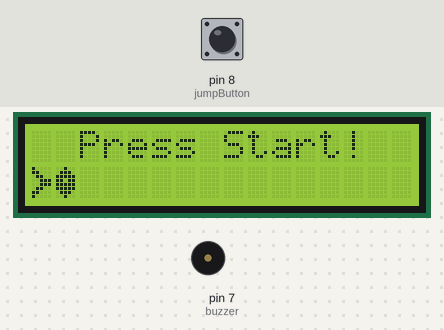
A sketch run on a simulated Arduino Uno, built with avr-gcc and run on an emulated ATmega328P. Shown: 16×2 character LCD, buzzer (waves = sounding). The test bench sets the inputs (shaded band); at power-on: pin 8 (jumpButton) HIGH. Random numbers use the default seed unless the sketch sets one.

Above: at 1.2 s.
1.3 s: pin 8 (jumpButton) pulled LOW for 0.15 s
At 1.68 s:
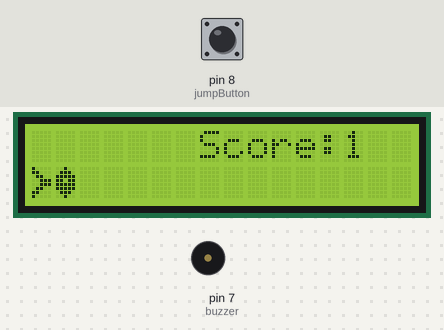
3.5 s: pin 8 (jumpButton) pulled LOW for 1 s
At 4.44 s:
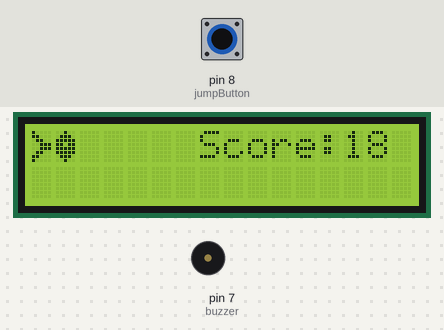
6.0 s: pin 8 (jumpButton) pulled LOW for 0.15 s
At 7.85 s:
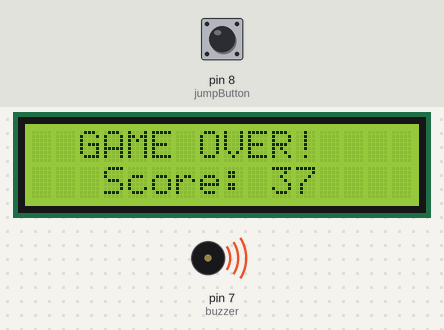
8.0 s: pin 8 (jumpButton) pulled LOW for 3.2 s
At 12.05 s:
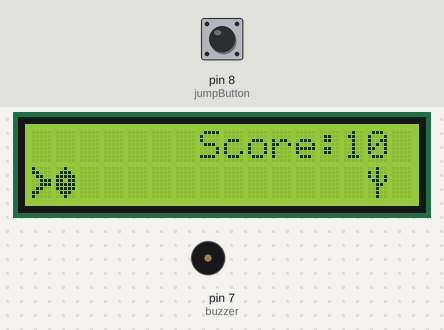
13.7 s: pin 8 (jumpButton) pulled LOW for 0.15 s
At 14.07 s:
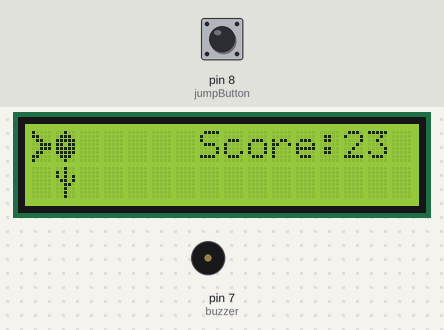
Timing chart, 0 to 18.8 s (numbered marks = the images above; inputs shaded):
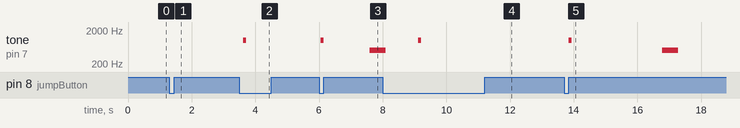

Measured:
- after the input at 1.3 s, the display: changes after 0.31 s (image 1)
- after the input at 3.5 s, tone on pin 7 (buzzer): silent → 1000 Hz after 0.12 s, → silent 0.10 s later

The sketch:

fishGame_copy_20260926223415.ino
```cpp
#include <LiquidCrystal.h>

// ======================================================
// LCD
// ======================================================
// RS -> 12
// E  -> 11
// D4 -> 5
// D5 -> 4
// D6 -> 3
// D7 -> 2

LiquidCrystal lcd(12, 11, 5, 4, 3, 2);

// GAME

int score = 0;
bool allow_jump = false;

// Prevent seaweed from spawning too close together
int obstacleCooldown = 0;


// ======================================================
// PINS
// ======================================================

// Button connects between pin 8 and GND
const int jumpButton = 8;

// Buzzer
const int buzzer = 7;


// ======================================================
// CUSTOM CHARACTERS
// ======================================================

// Character 0
// LEFT side of fish:
byte fish_tail[8] = {
  B10000,
  B11000,
  B01100,
  B00111,
  B00111,
  B01100,
  B11000,
  B10000
};


// Character 1
// RIGHT side of fish:
byte fish_body[8] = {
  B00100,
  B01110,
  B11111,
  B11011,
  B11111,
  B11111,
  B01110,
  B00100
};


// Character 2
// Small seaweed
byte seaweed_small[8] = {
  B00100,
  B10100,
  B10101,
  B01101,
  B00110,
  B00100,
  B00100,
  B00100
};


// Character 3
// Large seaweed
byte seaweed_big[8] = {
  B10100,
  B10101,
  B01101,
  B00110,
  B10100,
  B11101,
  B01110,
  B00100
};

// GAME WORLD

// 32 characters:
// 0-15  = top row
// 16-31 = bottom row
//
// Fish begins on bottom row.
//
// Character:
// 0 = fish tail
// 1 = fish body
// 2 = small seaweed
// 3 = big seaweed
// 32 = blank

char world[] = {

  // TOP ROW
  32, 32, 32, 32,
  32, 32, 32, 83,
  99, 111, 114, 101,
  58, 32, 32, 32,

  // BOTTOM ROW
  0, 1, 32, 32,
  32, 32, 32, 32,
  32, 32, 32, 32,
  32, 32, 32, 32
};


// ======================================================
// BUTTON
// ======================================================

bool get_button() {
  return digitalRead(jumpButton);
}


// ======================================================
// SCROLL WORLD
// ======================================================

uint8_t scroll_world() {

  // GAME SPEED
  delay(150);


  // --------------------------------------------------
  // CREATE NEW SEAWEED
  // --------------------------------------------------

  // If we're in the cooldown period, force an empty
  // space so seaweed cannot appear right next to
  // another piece of seaweed.

  if (obstacleCooldown > 0) {

    world[31] = 32;

    obstacleCooldown--;
  }

  else {

    // Same general random obstacle idea as original
    char random_object = random(2, 35);

    if (random_object < 4) {

      // 2 = small seaweed
      // 3 = large seaweed

      world[31] = random_object;

      // At least 5 empty spaces before another
      // piece of seaweed can appear
      obstacleCooldown = 5;
    }

    else {

      world[31] = 32;
    }
  }


  // --------------------------------------------------
  // MOVE SEAWEED LEFT
  // --------------------------------------------------

  for (int i = 16; i < 32; i++) {

    // Only move seaweed
    if (world[i] == 2 || world[i] == 3) {

      char prev;

      if (i < 31) {
        prev = world[i + 1];
      }
      else {
        prev = 32;
      }


      // ------------------------------------------------
      // COLLISION
      // ------------------------------------------------

      // Fish occupies TWO blocks:
      //
      // bottom row positions:
      //
      // world[16] = tail
      // world[17] = body/head
      //
      // If seaweed reaches either position while
      // fish is down, game over.

      if (i == 18) {

        if (world[16] == 0 ||
            world[17] == 1) {

          return 1;
        }
      }


      // Scroll seaweed left
      world[i - 1] = world[i];

      world[i] = prev;
    }
  }


  // Keep score area clean
  world[15] = 32;


  return 0;
}


// ======================================================
// UPDATE WORLD
// ======================================================

void update_world() {

  int game_over = scroll_world();


  // ==================================================
  // WIN
  // ==================================================

  if (score == 999) {

    lcd.clear();

    lcd.setCursor(0, 0);
    lcd.print("    YOU WIN!    ");

    lcd.setCursor(0, 1);

    // Fish
    lcd.write(byte(0));
    lcd.write(byte(1));

    lcd.print("   ");

    // Seaweed
    lcd.write(byte(2));
    lcd.write(byte(3));
    lcd.write(byte(2));
    lcd.write(byte(3));

    while (1);
  }


  // ==================================================
  // GAME OVER
  // ==================================================

  if (game_over) {

    tone(buzzer, 500, 500);

    lcd.clear();

    lcd.setCursor(2, 0);
    lcd.print("GAME OVER!");

    lcd.setCursor(3, 1);
    lcd.print("Score: ");
    lcd.print(score);


    score = 0;

    delay(1500);


    lcd.clear();

    lcd.setCursor(2, 0);
    lcd.print("Press Start!");

    lcd.setCursor(0, 1);

    // Display fish
    lcd.write(byte(0));
    lcd.write(byte(1));


    // Wait for button
    while (get_button() == HIGH) {
      ;
    }


    // Reset world

    for (int i = 0; i < 32; i++) {
      world[i] = 32;
    }


    // Put "Score:" back
    world[7]  = 'S';
    world[8]  = 'c';
    world[9]  = 'o';
    world[10] = 'r';
    world[11] = 'e';
    world[12] = ':';


    // Put fish back
    world[16] = 0;
    world[17] = 1;


    obstacleCooldown = 0;
  }

  score++;


  lcd.setCursor(13, 0);

  lcd.print("   ");

  lcd.setCursor(13, 0);

  lcd.print(score);

  lcd.setCursor(0, 0);


  for (int i = 0; i < 32; i++) {

    if (i == 16) {

      lcd.setCursor(0, 1);
    }


    // Don't overwrite score
    if (i < 13 || i > 15) {

      lcd.write(byte(world[i]));
    }
  }
}


// ======================================================
// SETUP
// ======================================================

void setup() {

  // Button uses Arduino's internal pull-up resistor
  pinMode(jumpButton, INPUT_PULLUP);

  pinMode(buzzer, OUTPUT);


  // Initialize LCD
  lcd.begin(16, 2);


  // Custom characters
  lcd.createChar(0, fish_tail);
  lcd.createChar(1, fish_body);

  lcd.createChar(2, seaweed_small);
  lcd.createChar(3, seaweed_big);


  // Randomize obstacle generation
  randomSeed(analogRead(A0));


  lcd.clear();
}


// ======================================================
// MAIN LOOP
// ======================================================

void loop() {

  lcd.clear();

  lcd.setCursor(2, 0);

  lcd.print("Press Start!");


  // Draw fish
  lcd.setCursor(0, 1);

  lcd.write(byte(0));
  lcd.write(byte(1));


  // Wait for button press
  while (get_button() == HIGH) {
    ;
  }


  // Wait for release so the same press doesn't
  // immediately trigger a jump
  while (get_button() == LOW) {
    delay(10);
  }

  // RESET GAME

  score = 0;

  obstacleCooldown = 0;


  for (int i = 0; i < 32; i++) {

    world[i] = 32;
  }


  // Score text
  world[7]  = 'S';
  world[8]  = 'c';
  world[9]  = 'o';
  world[10] = 'r';
  world[11] = 'e';
  world[12] = ':';


  // Fish starts on bottom row
  world[16] = 0;
  world[17] = 1;

  // GAME LOOP

while (true) {

  // JUMP
  if (get_button() == LOW) {

    tone(buzzer, 1000, 100);

    // Remove fish from bottom
    world[16] = 32;
    world[17] = 32;

    // Put fish on top
    world[0] = 0;
    world[1] = 1;

    // Stay in the air while seaweed moves
    for (int i = 0; i < 4; i++) {
      update_world();
    }

    // Remove fish from top
    world[0] = 32;
    world[1] = 32;

    // Put fish back on bottom
    world[16] = 0;
    world[17] = 1;

    // Wait until button is released
    // so holding it doesn't cause repeated jumps
    while (get_button() == LOW) {
      delay(10);
    }
  }

  update_world();
}
}
```
